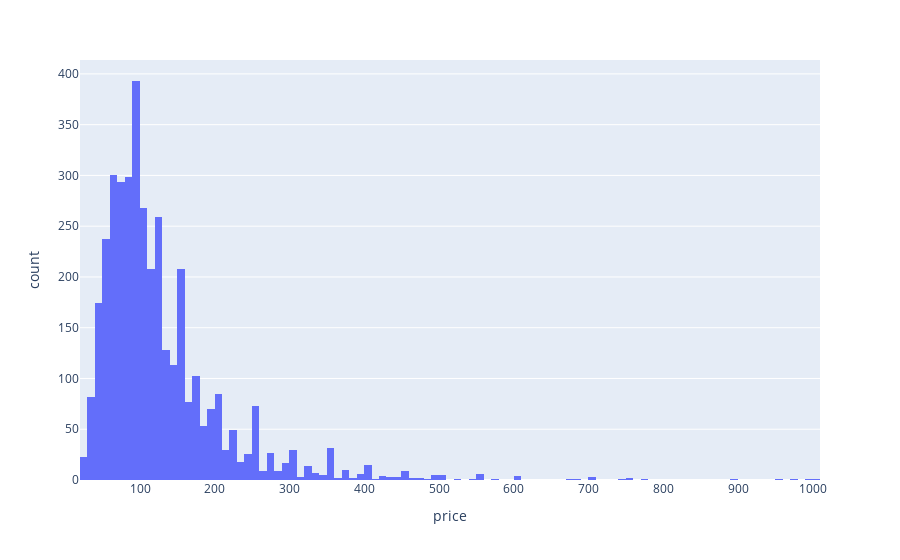

Source (notebook cell):
### Markdown cell above
# 1) how much I need to rent a acomodation in seattle ?

### Code cell
#format the column price and transform in a float type
listings_df['price'] = listings_df['price'].str.replace('$','').str.replace(',','').astype(float)

fig = px.histogram(listings_df, x="price")
fig.show()

### Figure 1 — Plotly figure (JSON) as saved in the notebook; plotly's stock layout.template omitted (floating-point values rounded to 4 significant figures; data arrays with more than 128 entries replaced by an {"elided": "..."} marker saying what was removed)
{"data": [{"alignmentgroup": "True", "bingroup": "x", "hovertemplate": "price=%{x}<br>count=%{y}<extra></extra>", "legendgroup": "", "marker": {"color": "#636efa"}, "name": "", "offsetgroup": "", "orientation": "v", "showlegend": false, "type": "histogram", "x": {"elided": "3818 int values"}, "xaxis": "x", "yaxis": "y"}], "layout": {"barmode": "relative", "legend": {"tracegroupgap": 0}, "margin": {"t": 60}, "xaxis": {"anchor": "y", "domain": [0, 1], "title": {"text": "price"}}, "yaxis": {"anchor": "x", "domain": [0, 1], "title": {"text": "count"}}}}
